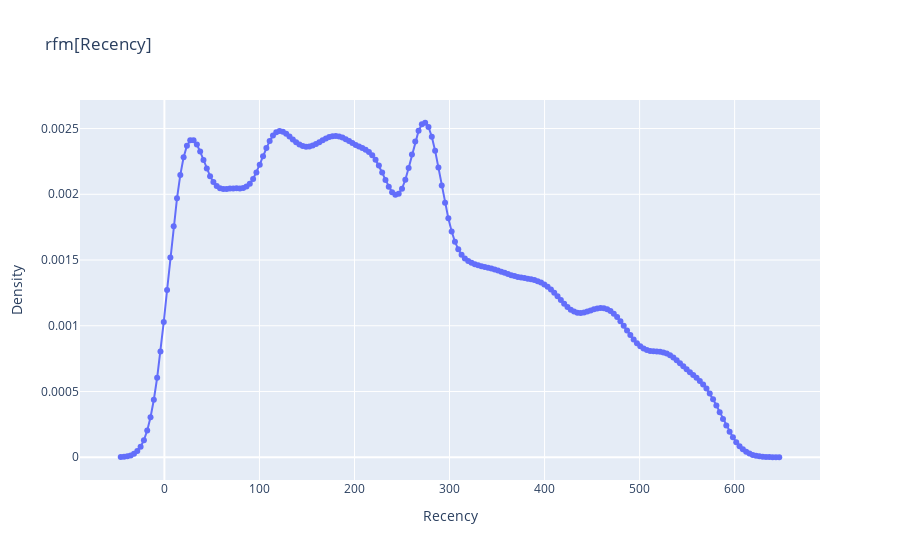

Source (notebook cell):
### Code cell
sns.set_style("darkgrid") 
sns.set(palette='muted', color_codes=True, style='white')
fig, ax = plt.subplots(figsize=(12, 6))
sns.despine(left=True)
sns.distplot(rfm['Recency'], bins=30)

# Convertir le graphique matplotlib en objet Plotly
plotly_fig2 = go.Figure()
for trace in plt.gca().get_lines():
    plotly_fig2.add_trace(go.Scatter(x=trace.get_xdata(), y=trace.get_ydata(), mode='lines+markers', name=trace.get_label()))


plotly_fig2.update_layout(
    title='rfm[Recency]',
    xaxis_title='Recency',
    yaxis_title='Density'
)
# Fermer le graphique matplotlib pour empêcher son affichage
plt.close()
# plt.show()

### Figure 1 — Plotly figure (JSON) as saved in the notebook; plotly's stock layout.template omitted (floating-point values rounded to 4 significant figures; data arrays with more than 128 entries replaced by an {"elided": "..."} marker saying what was removed)
{"data": [{"mode": "lines+markers", "name": "_child30", "type": "scatter", "x": {"elided": "200 float values"}, "y": {"elided": "200 float values"}}], "layout": {"title": {"text": "rfm[Recency]"}, "xaxis": {"title": {"text": "Recency"}}, "yaxis": {"title": {"text": "Density"}}}}
